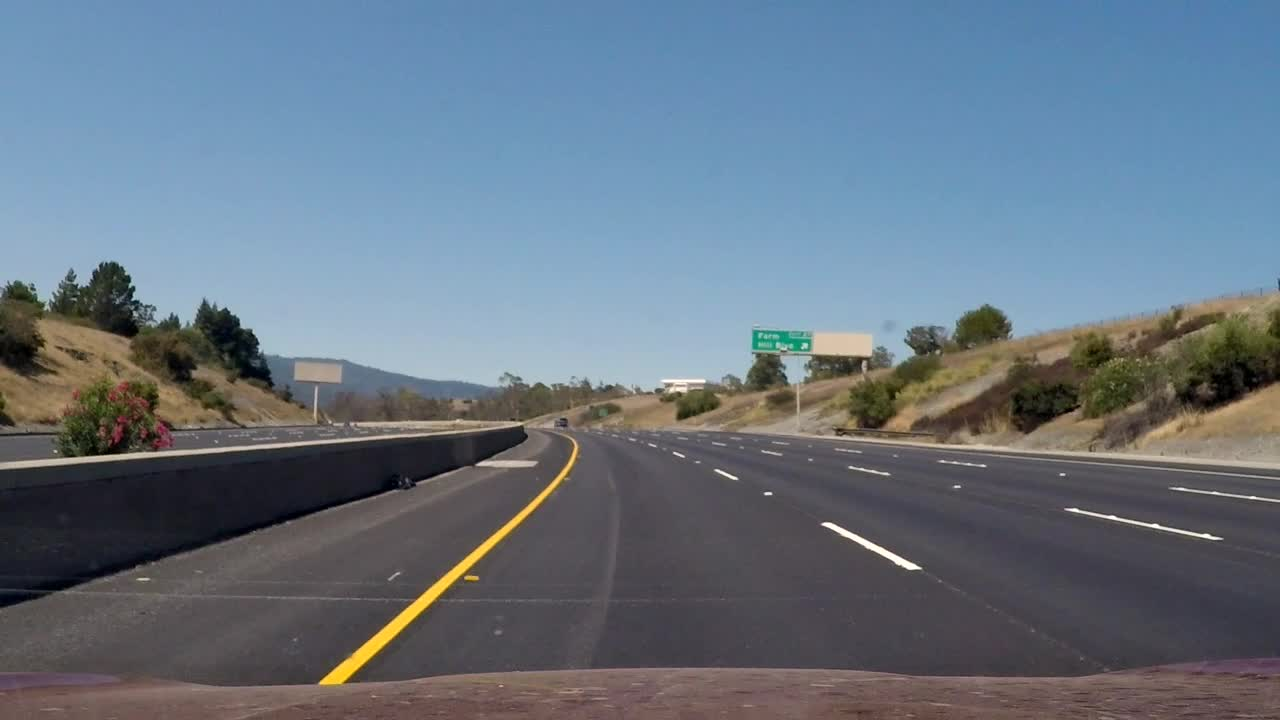
#> input picture test_images/video_samples/001.jpg, 1280 x 720 px; its folder holds only this picture in this run
$ jupyter execute --allow-errors 'Advance Lane Finding.ipynb'   (shell and % lines are left out)   (older library calls are emulated)
#> lines starting #> are read from the running program, lines starting #| are printed output that depends on the picture; after the words box and inside, x2 and y2 are one past the last pixel; in counts of white or black regions, pixels touching at a corner belong together
### preprocessing.py
import numpy as np
import cv2

# Settings
HLS_THRESHOLD = [[(0,255), (200,255), (0,255)], [(0,50),(50,255),(100,255)]]
GRADIENT_KERNEL_SIZE = 15
GRADIENT_THRESHOLD = [(30,100), (0.6, 1.30)]
ROI_SRC = np.array([[560,460], [195,690], [1155,690], [740,460]], dtype='float32')
ROI_DST = np.array([[200, 0], [200,720], [1080,720], [1080, 0]], dtype='float32')


def color_threshold_image3(img, thresholds):
    '''
    color thresholds a 3 channel image
    '''
    output = np.zeros([img.shape[0], img.shape[1]])

    output[(((img[:,:,0] >= thresholds[0][0]) & (img[:,:,0] <= thresholds[0][1])) &
            ((img[:,:,1] >= thresholds[1][0]) & (img[:,:,1] <= thresholds[1][1])) &
            ((img[:,:,2] >= thresholds[2][0]) & (img[:,:,2] <= thresholds[2][1])))] = 1
    return output

def or_masks(mask1, mask2):
    '''
    OR operation for two masks
    '''
    mask_out = np.zeros_like(mask1)
    mask_out[((mask1==1) | (mask2==1))] = 1
    return mask_out

def and_masks(mask1, mask2):
    '''
    AND operation for two masks
    '''
    mask_out = np.zeros_like(mask1)
    mask_out[((mask1==1) & (mask2==1))] = 1
    return mask_out

def scale_8(img):
    '''
    scaled an image to 8-bit (0-255)
    '''
    return np.int8(255*img/np.max(img))

def gradient_threshold(img, kernel_size=3, thresholds=[[0,255], [0,np.pi/2]]):
    '''
    thresholds an image using gradient in x and gradient dir
    '''
    g_x = np.absolute(cv2.Sobel(img, cv2.CV_64F, 1, 0, ksize=kernel_size))
    g_y = np.absolute(cv2.Sobel(img, cv2.CV_64F, 0, 1, ksize=kernel_size))

    # gradient x mask
    g_x_scaled = scale_8(g_x)
    mask_x = np.zeros_like(img)
    mask_x[((g_x_scaled >=thresholds[0][0]) & (g_x_scaled <= thresholds[0][1]))] = 1

    # direction mask
    g_dir = np.arctan2(g_y, g_x)
    mask_dir = np.zeros_like(img)
    mask_dir[((g_dir >= thresholds[1][0]) & (g_dir <= thresholds[1][1]))] = 1

    return and_masks(mask_x, mask_dir)

def roi(img, vertices):
    '''
    Applies an image mask.

    Only keeps the region of the image defined by the polygon
    formed from `vertices`. The rest of the image is set to black.
    `vertices` should be a numpy array of integer points.
    '''
    #defining a blank mask to start with
    mask = np.zeros_like(img)

    #defining a 3 channel or 1 channel color to fill the mask with depending on the input image
    if len(img.shape) > 2:
        channel_count = img.shape[2]  # i.e. 3 or 4 depending on your image
        ignore_mask_color = (255,) * channel_count
    else:
        ignore_mask_color = 255

    #filling pixels inside the polygon defined by "vertices" with the fill color
    cv2.fillPoly(mask, np.array([vertices], dtype=np.int32), ignore_mask_color)

    #returning the image only where mask pixels are nonzero
    masked_image = np.float32(cv2.bitwise_and(img, mask) != 0)
    return masked_image

# [16 lines left out: functions get_prespective_transform, warp_image, not called in this run]

### calibration.py
import os
import glob
import pickle
import numpy as np
import cv2

class Calibration:
    '''
    compute camera calibration and undistorts images
    '''
    def __init__(self, nx=9, ny=6, cal_fname='calibration.pkl'):
        self.nx = nx
        self.ny = ny
        self.cal_fname = cal_fname
        self.camera_matrix = None
        self.distortion_coff = None

    def compute_cal(self, images):
        '''
        checks for calibration file. If DNE then it computes calibration using glob path to calibration images
        '''
#> further down, img is the input picture: shape (720, 1280, 3); mean R, G, B 103.1, 116.8, 130.3
        if os.path.isfile(self.cal_fname):
            # retrive calibration and undistort
            self.camera_matrix, self.distortion_coff = pickle.load(open(self.cal_fname, 'rb'))
            print('Loaded camera config from file: {}'.format(self.cal_fname))
        else:
            print('Calibrating camera ...')
            # get all camera calibration images
            fnames = glob.glob(images)

            objpoints = [] # 3d points in real world space
            imgpoints = [] # 2d points in image plane

            # initialize object points (these stay const)
            objp = np.zeros((self.nx*self.ny,3), np.float32)
            objp[:,:2] = np.mgrid[0:self.nx, 0:self.ny].T.reshape(-1, 2)

            # enumerate over each image and add image points to array
            for idx, fname in enumerate(fnames):
                img = cv2.imread(fname)
                gray = cv2.cvtColor(img, cv2.COLOR_BGR2GRAY)

                # find corners
                ret, corners = cv2.findChessboardCorners(gray, (self.nx,self.ny), None)

                if ret:
                    objpoints.append(objp)
                    imgpoints.append(corners)
                else:
                    print('No corners found for {}'.format(fname))

            # calibrate camera
            ret, self.camera_matrix, self.distortion_coff, rvecs, tvecs = cv2.calibrateCamera(objpoints, imgpoints, gray.shape[::-1],None,None)
            # save calibration
            with open(self.cal_fname, 'wb') as cal_file:
                pickle.dump((self.camera_matrix, self.distortion_coff), cal_file)
                print('Calibration complete. Saved to {}'.format(self.cal_fname))

    def undistort(self, img):
        '''
        returns undisorted image
        '''
        if (self.camera_matrix is not None) and (self.distortion_coff is not None):
            return cv2.undistort(img, self.camera_matrix, self.distortion_coff, None, self.camera_matrix)
        else:
            return None

    def __str__(self):
        return 'Camera matrix: \n{}\nDist coefficients: \n{}\n'.format(self.camera_matrix, self.distortion_coff)

### Advance Lane Finding.ipynb
# Advanced Lane Finding Project

The goals / steps of this project are the following:

* Compute the camera calibration matrix and distortion coefficients given a set of chessboard images.
* Apply a distortion correction to raw images.
* Use color transforms, gradients, etc., to create a thresholded binary image.
* Apply a perspective transform to rectify binary image ("birds-eye view").
* Detect lane pixels and fit to find the lane boundary.
* Determine the curvature of the lane and vehicle position with respect to center.
* Warp the detected lane boundaries back onto the original image.
* Output visual display of the lane boundaries and numerical estimation of lane curvature and vehicle position.

[cell 1]
# imports
from collections import deque
import warnings
import numpy as np
import cv2
import glob
import os
import matplotlib.pyplot as plt
import matplotlib.image as mpimg

from calibration import Calibration
from utils import *
from preprocessing import *

[cell 2]
# sample images
test_images = glob.glob('test_images/*.jpg')
video_images = glob.glob('test_images/video_samples/*.jpg')
project_images = glob.glob('test_images/video_samples/project*.jpg')
challange_images = glob.glob('test_images/video_samples/challange*.jpg')
harder_challange_images = glob.glob('test_images/video_samples/harder_challange*.jpg')

[cell 3]
cal = Calibration(nx=9, ny=6)
#> (the rest of this cell did not finish here and is left out)

[cell 4]
def process_img(img):
    # undistort
    dst = cal.undistort(img)
    # color threshold
    hls = cv2.cvtColor(img, cv2.COLOR_RGB2HLS)
#> hls: shape (720, 1280, 3); mean of channels 0, 1, 2 92.5, 116.5, 58.8
    hls_mask = or_masks(color_threshold_image3(hls, HLS_THRESHOLD[0]),
                        color_threshold_image3(hls, HLS_THRESHOLD[1]))
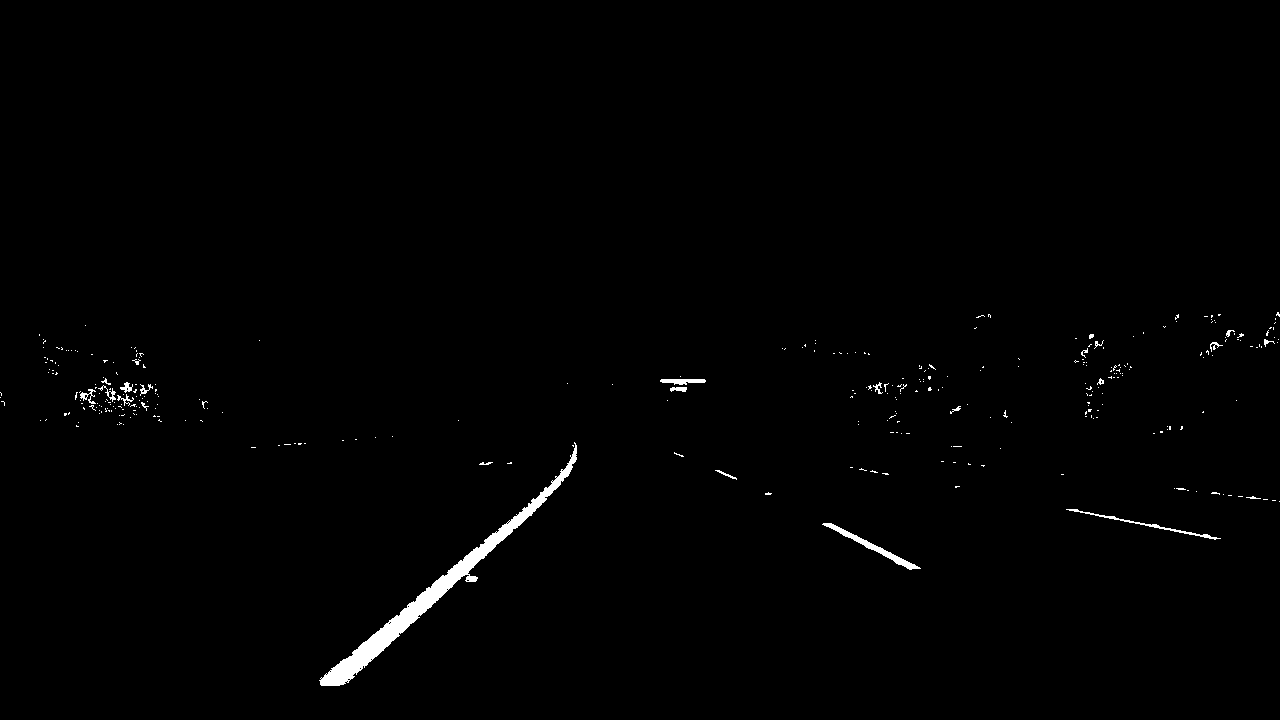
#> hls_mask: shape (720, 1280) float64; values 0 (black) and 1 (white), 0.83% white; 332 white regions (307 under 20 px), largest, box (x1, y1, x2, y2) and area: (319, 442, 577, 686) 4698, (822, 523, 921, 570) 585, (1066, 509, 1221, 540) 351
    # gradient threshold
    red_channel = cv2.cvtColor(img, cv2.COLOR_RGB2HLS)[:,:,2]
    gradient_mask = gradient_threshold(red_channel, kernel_size=GRADIENT_KERNEL_SIZE,
                                       thresholds=GRADIENT_THRESHOLD)
#> in scale_8, `return np.int8(255*img/np.max(img))`:
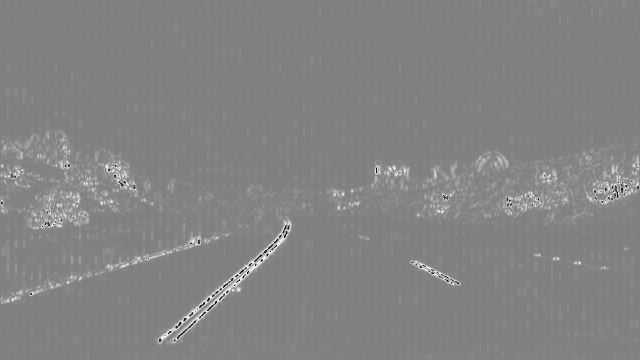
#> returned value: shape (720, 1280) int8 (shown at 1/2 size); min -128, max 127, mean 3.1; drawn with min black and max white
#> in gradient_threshold, `g_dir = np.arctan2(g_y, g_x)`:
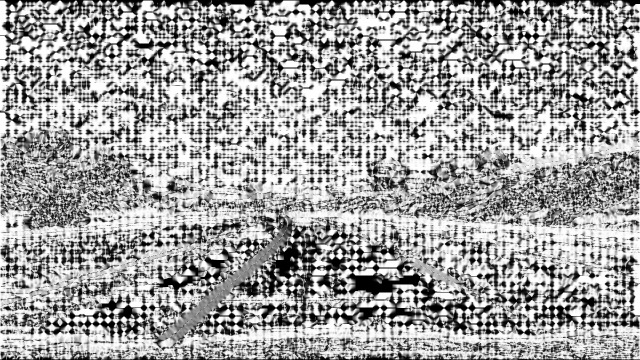
#> g_dir: shape (720, 1280) float64 (shown at 1/2 size); min 0, max 1.57, mean 0.987; drawn with min black and max white
#> gradient_mask: shape (720, 1280); values 0 (black) and 1 (white), 1.4% white in thin lines or dots, all inside (x1, y1, x2, y2) = (1, 267, 1279, 688)
    # combine thresholds
    mask = or_masks(hls_mask, gradient_mask)
#> mask: shape (720, 1280) float64; values 0 (black) and 1 (white), 2% white; 1046 white regions (911 under 20 px), largest, box (x1, y1, x2, y2) and area: (318, 436, 580, 688) 6494, (821, 521, 921, 571) 986, (1066, 507, 1221, 540) 444
    # roi
    mask = roi(mask, ROI_SRC)
#> in roi, `masked_image = np.float32(cv2.bitwise_and(img, mask) != 0)`:
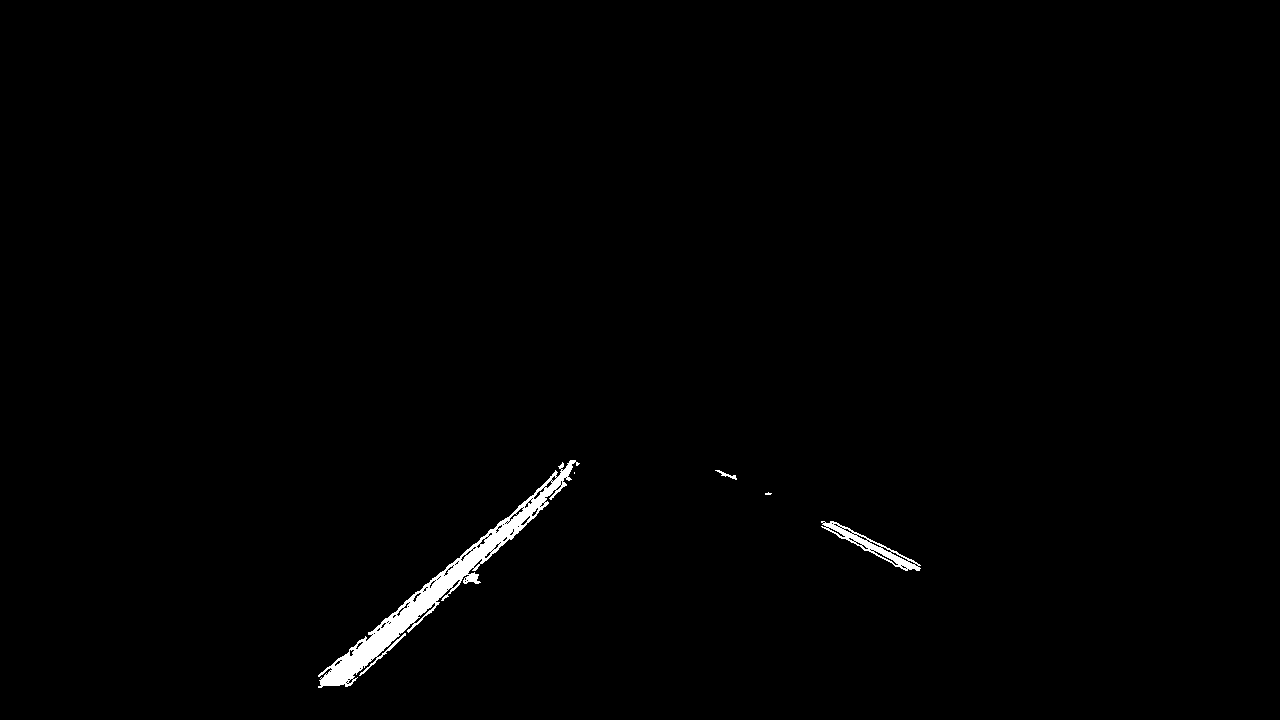
#> masked_image: shape (720, 1280) float32; values 0 (black) and 1 (white), 0.81% white; 5 white regions (2 under 20 px), largest, box (x1, y1, x2, y2) and area: (318, 460, 580, 688) 6390, (821, 521, 921, 571) 986, (715, 470, 737, 480) 62
    # warp image
    warped = warp_image(mask, M)
    return warped

#> (a cell that did not finish here is left out)

## Lane detection

[cell 6]
# [104 lines left out: functions find_lane_pixels, search_around_poly, fit_polynomial, not called in this run]

#> (a cell that did not finish here is left out)

#> (a cell that did not finish here is left out)

## Smoothing lanes

[cell 9]
class LaneHistory:
    def __init__(self, history_steps=25, error_limit=100):
        self.lines = deque(maxlen=history_steps)
        self.smoothed_line = None
        self.diff = []
        self.error_limit = error_limit

    # [16 lines left out: functions append, compute_average, not called in this run]

    def get_line(self):
        return self.smoothed_line

    def error(self, line):
        return np.absolute(self.norm(line) - self.norm(self.smoothed_line))

    def norm(self, x):
        return np.sqrt(x[0]**2+x[1]**2+x[2]**2)

# [15 lines left out: functions measure_curvature, cvt_line_to_meters, not called in this run]

def eval_point_at_line(y, line):
    return line[0]*(y**2) + line[1]*y + line[2]

# [4 lines left out: function offset, not called in this run]

Test

[cell 10]
# pixels to meters
xm = 3.7/800
ym = 32/720

left_lane = LaneHistory(3)
right_lane = LaneHistory(3)
MIN_POINTS = 4000

#> (the rest of this cell did not finish here and is left out)

## Complete algorithm

[cell 11]
class LaneDetector():
    def __init__(self, xm=3.7/800, ym=32/720, history=10, min_points=4000):
        self.xm = xm
        self.ym = ym
        self.width = None
        self.height = None
        self.min_points = min_points
        self.cal = Calibration(nx=9, ny=6)
        cal.compute_cal('camera_cal/calibration*.jpg')
        self.M, self.M_inv = get_prespective_transform(ROI_SRC, ROI_DST)
        self.left_lane = LaneHistory(history)
        self.right_lane = LaneHistory(history)

    # [46 lines left out: functions process, get_text_string, not called in this run]

#> (the rest of this cell did not finish here and is left out)

## Process project video

[cell 12]
# Import everything needed to edit/save/watch video clips
from moviepy.editor import VideoFileClip
from IPython.display import HTML

#> (a cell that did not finish here is left out)

$ run again, on test_images/video_samples/003.jpg
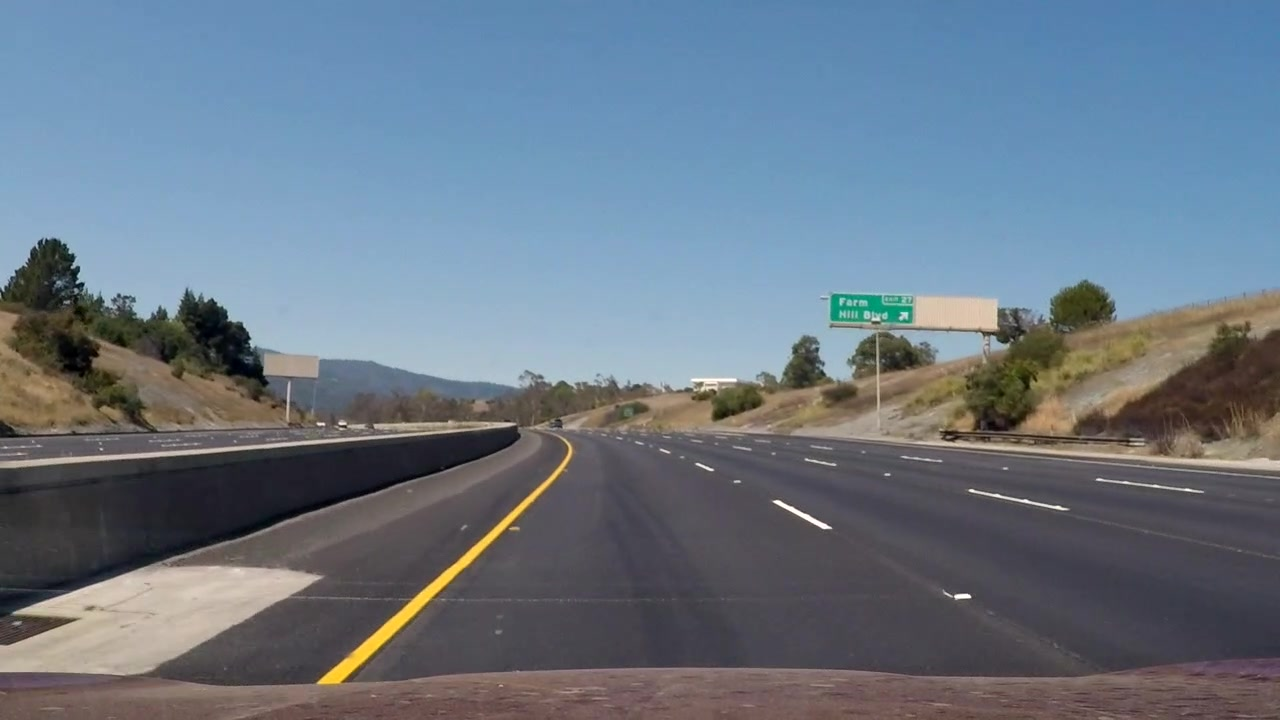
#> input picture test_images/video_samples/003.jpg, 1280 x 720 px
#> img is the input picture: shape (720, 1280, 3); mean R, G, B 106.1, 119.6, 133.5
#> hls: shape (720, 1280, 3); mean of channels 0, 1, 2 90.9, 119.6, 58.9
#> in process_img, `hls_mask = or_masks(color_threshold_image3(hls, HLS_THRESHOLD[0]), col..`:
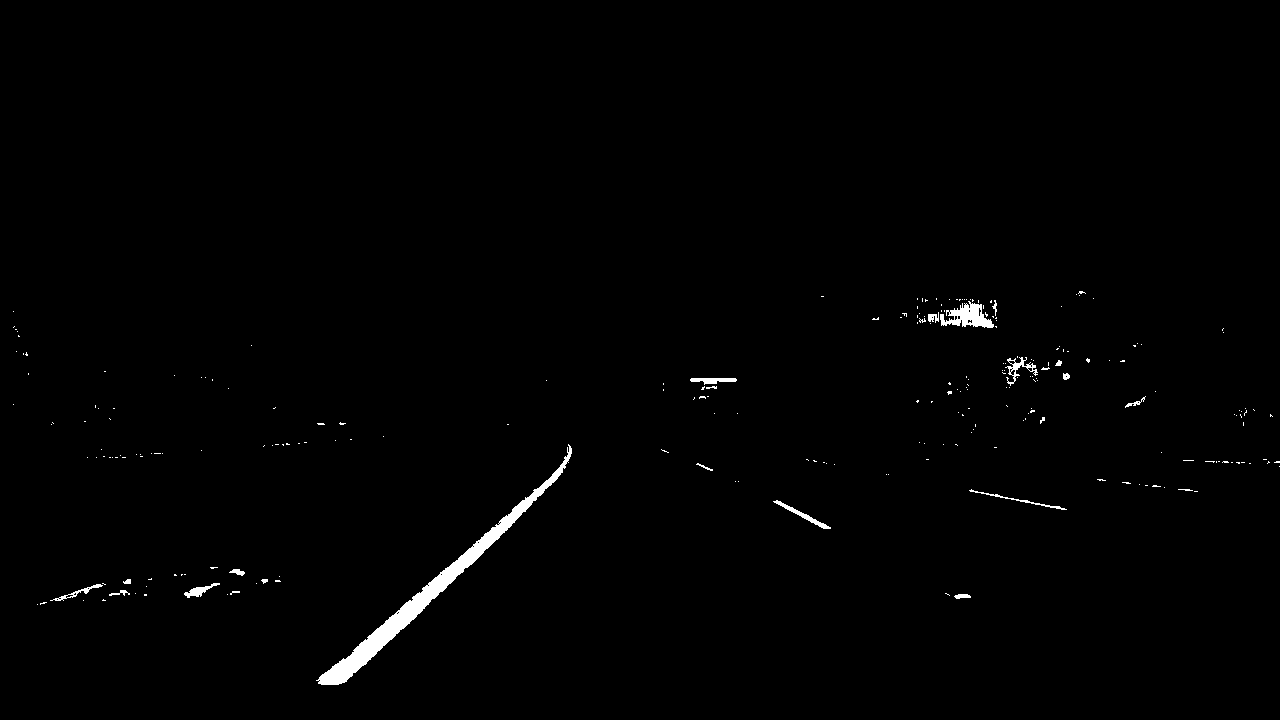
#> hls_mask: shape (720, 1280) float64; values 0 (black) and 1 (white), 0.85% white; 244 white regions (222 under 20 px), largest, box (x1, y1, x2, y2) and area: (316, 444, 572, 685) 4516, (940, 301, 994, 328) 758, (773, 500, 831, 529) 257
#> gradient_mask: shape (720, 1280); values 0 (black) and 1 (white), 0.93% white in thin lines or dots, all inside (x1, y1, x2, y2) = (2, 242, 1278, 688)
#> in roi, `masked_image = np.float32(cv2.bitwise_and(img, mask) != 0)`:
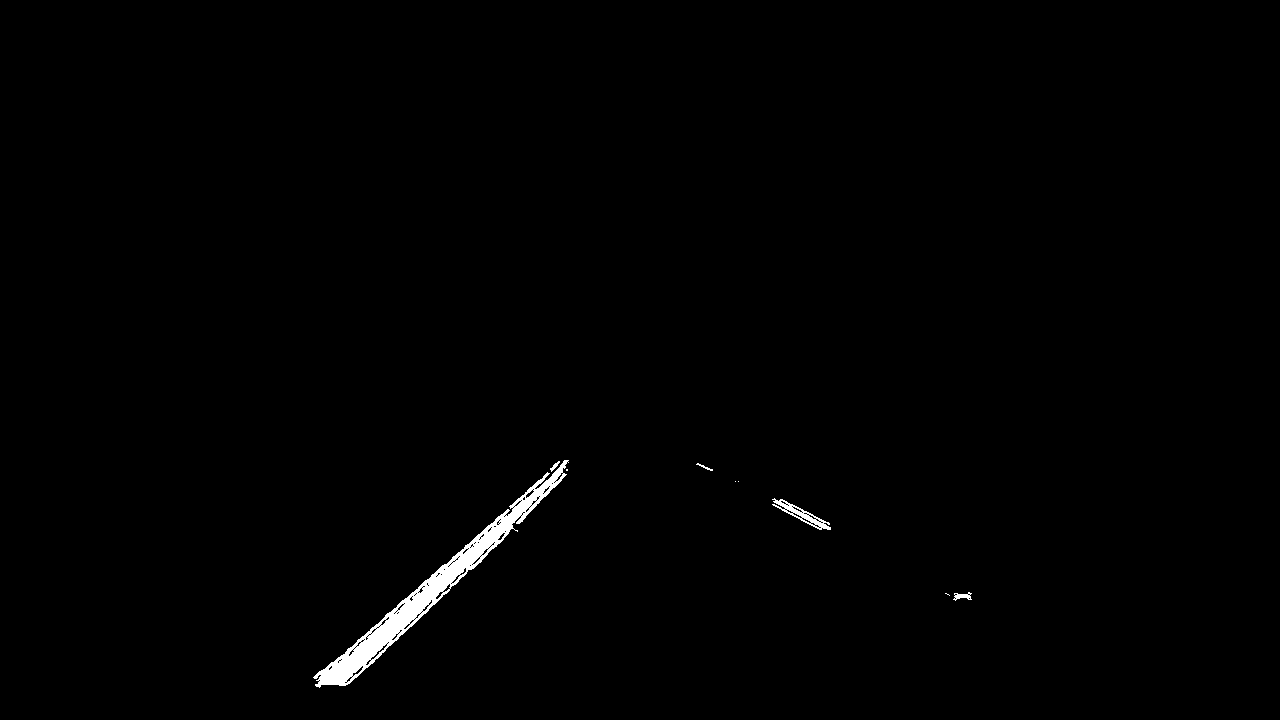
#> masked_image: shape (720, 1280) float32; values 0 (black) and 1 (white), 0.77% white; 9 white regions (4 under 20 px), largest, box (x1, y1, x2, y2) and area: (313, 460, 569, 688) 6443, (772, 498, 831, 530) 480, (953, 592, 972, 601) 88, (550, 461, 560, 472) 38, (696, 463, 713, 471) 35
